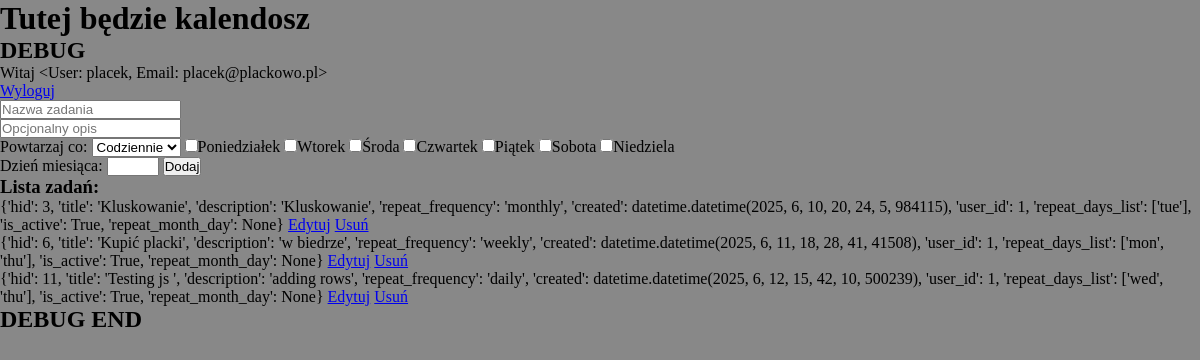
The page /dashboard (signed in) on the database as committed earlier.
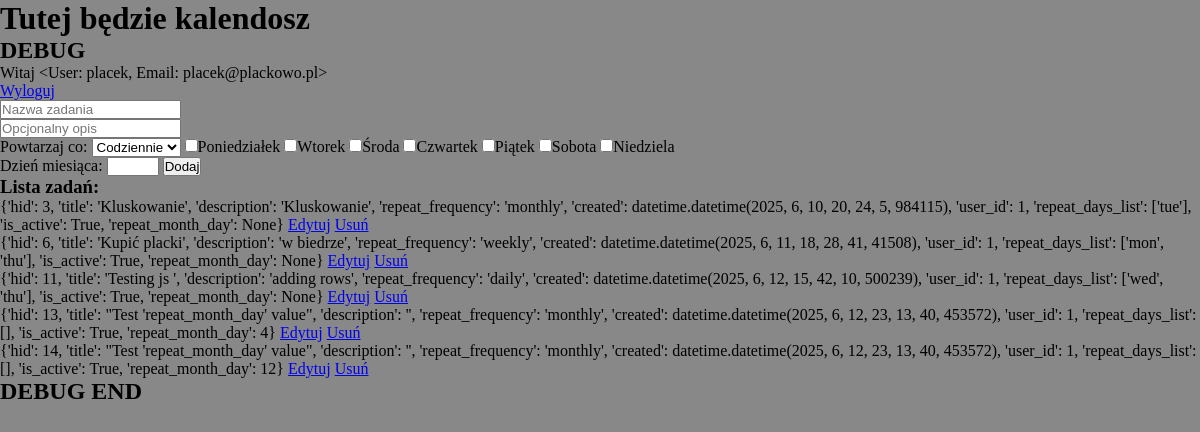
The same page on the database as committed later.
### habitcakesapp/blueprints/userbase/models.py (models this page shows, shortened)
class User(db.Model, UserMixin):
    __tablename__ = 'users'
    uid = db.Column(db.Integer, primary_key=True)
    username = db.Column(db.String, nullable=False)
    password = db.Column(db.String, nullable=False)
    email = db.Column(db.String, nullable=False)
    role = db.Column(db.String,default='user', nullable=False)
    habits = db.relationship('Habit', back_populates='user')
    def __repr__(self):
        return f'<User: {self.username}, Email: {self.email}>'

### habitcakesapp/blueprints/habits/models.py (models this page shows, shortened)
class Habit(db.Model):
    __tablename__ = 'habits'
    hid = db.Column(db.Integer, primary_key=True)
    title = db.Column(db.String, nullable=False)
    description = db.Column(db.String, nullable=True)
    repeat_frequency = db.Column(db.String, nullable=True)
    repeat_day = db.Column(db.String, nullable=True)
    created = db.Column(db.DateTime, default=datetime.now(), nullable=False)
    is_active = db.Column(db.Boolean, default=True, nullable=False)
    repeat_month_day = db.Column(db.Integer,nullable=True)
    user_id = db.Column(db.Integer, db.ForeignKey('users.uid'), nullable=False, index=True)
    user = db.relationship('User', back_populates='habits')

### habitcakesapp/blueprints/core/routes.py (the view)
@core.route('/dashboard')
@login_required
def dashboard():
    user_habits = current_user.habits
    processed_habits = []
    for habit in user_habits:
        habit_dict = {
            'hid': habit.hid,
            'title': habit.title,
            'description': habit.description,
            'repeat_frequency': habit.repeat_frequency,
            'created': habit.created,
            'user_id': habit.user_id,
            'repeat_days_list': habit.repeat_day.split('.') if habit.repeat_day else [],
            'is_active': habit.is_active,
            'repeat_month_day': habit.repeat_month_day
        }
        processed_habits.append(habit_dict)
    return render_template('core/dashboard.html', habits=processed_habits)

### habitcakesapp/blueprints/core/templates/core/dashboard.html (shortened to what this page needs)
{% extends "base.html" %}
{% block content %}
    <main>
    <h1>Tutej będzie kalendosz</h1>
    <h2>DEBUG</h2>
    <p>Witaj {{ current_user }}</p>
    <a href="{{ url_for('userbase.logout') }}">Wyloguj</a><br>
    <form action="{{ url_for('habits.habit') }}" method="POST">
        <input type="text" name="title" placeholder="Nazwa zadania" required="required"><br>
        <input type="text" name="description" placeholder="Opcjonalny opis"><br>
        <label for="repeat_frequency">Powtarzaj co:</label>
        <select id="repeat_frequency" name="repeat_frequency">
            <option value="daily">Codziennie</option>
        </select>
        <input type="checkbox" id="monday" name="repeat_day" value="mon"><label for="monday">Poniedziałek</label>
        <input type="checkbox" id="tuesday" name="repeat_day" value="tue"><label for="tuesday">Wtorek</label>
        <input type="checkbox" id="wednesday" name="repeat_day" value="wed"><label for="wednesday">Środa</label>
        <input type="checkbox" id="thursday" name="repeat_day" value="thu"><label for="thursday">Czwartek</label>
        <input type="checkbox" id="friday" name="repeat_day" value="fri"><label for="friday">Piątek</label>
        <input type="checkbox" id="saturday" name="repeat_day" value="sat"><label for="saturday">Sobota</label>
        <input type="checkbox" id="sunday" name="repeat_day" value="sun"><label for="sunday">Niedziela</label><br>
        <label for="repeat_month_day" id="repeat_month_day">Dzień miesiąca:</label>
        <input type="number" name="repeat_month_day" min="1" max="31">
        <input type="submit" value="Dodaj">
    </form>
    <h3>Lista zadań:</h3>
    <ul>
        {% for habit in habits %}
        <li>{{ habit }} <a href="{{ url_for('habits.edit_habit', habit_id=habit['hid']) }}">Edytuj</a>
        <a href="{{ url_for('habits.delete', habit_id=habit['hid']) }}">Usuń</a>
</li>
    {% endfor %}
    </ul>
    <h2>DEBUG END</h2><br><br>
    </main>
{% endblock %}

### habitcakesapp/templates/base.html (shortened to what this page needs)
<!DOCTYPE html>
<html lang="pl">
<head>
    <link rel="stylesheet" href="{{ url_for('static', filename='styles.css') }}">
</head>
<body>
    {% block content %}{% endblock %}
</body>
</html>

### habitcakesapp/static/styles.css (style rules this page uses)
html { box-sizing: border-box; scroll-behavior: smooth; }
*, *::before, *::after { box-sizing: inherit; margin: 0; padding: 0; }
body { background-color: #888; min-height: 100vh; }

Rows that differ between the two databases and show on the page:
added Habit: habit "{'hid': 13, 'title': \"Test 'repeat_month_day' value\", 'description': '', 'repeat_frequency': 'monthly', 'created': datetime.datetime(2025, 6, 12, 23, 13, 40, 453572), 'user_id': 1, 'repeat_days_list': [], 'is_active': True, 'repeat_month_day': 4}"
added Habit: habit "{'hid': 14, 'title': \"Test 'repeat_month_day' value\", 'description': '', 'repeat_frequency': 'monthly', 'created': datetime.datetime(2025, 6, 12, 23, 13, 40, 453572), 'user_id': 1, 'repeat_days_list': [], 'is_active': True, 'repeat_month_day': 12}"
